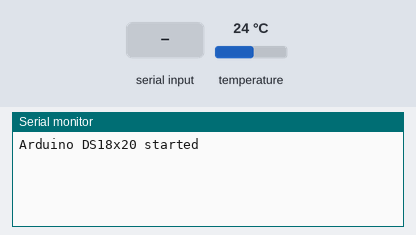
The sketch below on a simulated Arduino Uno, built with avr-gcc and run on an emulated ATmega328P. Shown: the last lines printed to the serial monitor. The test bench sets the inputs (shaded band); at power-on: temperature 24 °C.

Above: at 1.2 s.
1.3 s: "ReadC?\n" received over Serial
At 1.7 s:
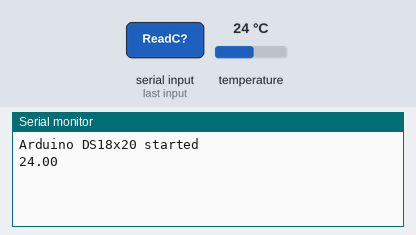
2.8 s: "Addresses?\n" received over Serial
At 4.0 s:
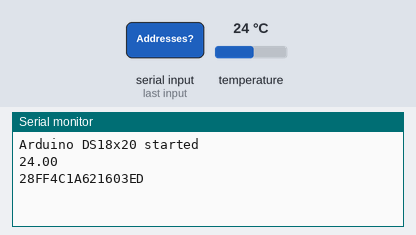
4.3 s: "90,45\n" received over Serial
At 4.7 s:
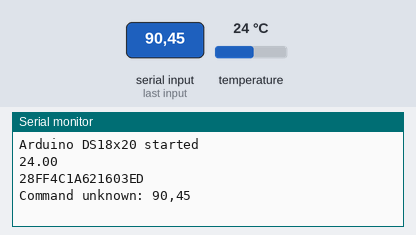
5.8 s: "0\n" received over Serial
At 6.9 s:
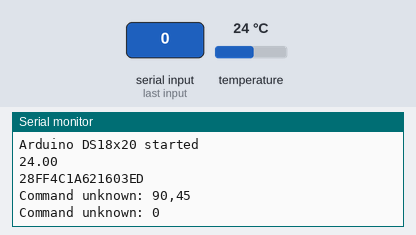
7.3 s: "1,90,45\n" received over Serial
At 8.3 s:
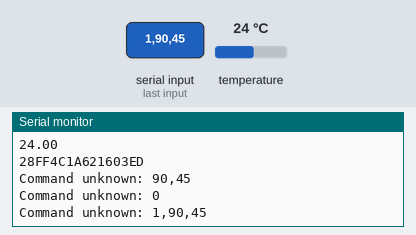

The sketch:

Logger-Arduino_DS18x20.ino
```cpp
// code taken from
// https://create.arduino.cc/projecthub/TheGadgetBoy/ds18b20-digital-temperature-sensor-and-arduino-9cc806
// https://draeger-it.blog/arduino-lektion-48-temperatursensor-ds18b20/

// created by Axel Fischer
// last version change: 06.09.21


/********************************************************************/
// First we include the libraries
#include <OneWire.h> // tested with version 2.3.5
#include <DallasTemperature.h> // tested with version 3.9.0


/********************************************************************/
// Data wire is plugged into pin 2 on the Arduino
#define ONE_WIRE_BUS 2
/********************************************************************/
// Setup a oneWire instance to communicate with any OneWire devices
// (not just Maxim/Dallas temperature ICs)
OneWire oneWire(ONE_WIRE_BUS);
/********************************************************************/
// Pass our oneWire reference to Dallas Temperature.
DallasTemperature sensors(&oneWire);
/********************************************************************/

String command;
int sensorCount;
bool waitForConversion;
DeviceAddress tempDeviceAddress;

void setup() {

  Serial.begin(9600);

  sensors.begin();

  sensorCount = sensors.getDS18Count();

  sensors.setWaitForConversion(false);
  Serial.println("Arduino DS18x20 started");

}

void loop() {

  if (waitForConversion == 0){
    sensors.requestTemperatures(); // updating the temperature whenever there is no request, so that the temperature is actual as possible if waitForConversion is switched off
  }

  if (Serial.available()) {
      command = Serial.readStringUntil('\n');

      if (command == "ReadC?") {
          if (waitForConversion == 1){
            sensors.requestTemperatures();
          }
          String response = "";
          for(int i=0;i<sensorCount;i++){

            if (i > 0) {
              response = response + ",";
              }

            response = response + sensors.getTempCByIndex(i);
            }
          Serial.println(response);

        }

      else if (command == "ReadF?") {
          if (waitForConversion == 1){
            sensors.requestTemperatures();
          }
          String response = "";
          for(int i=0;i<sensorCount;i++){

            if (i > 0) {
              response = response + ",";
              }

            response = response + sensors.getTempFByIndex(i);
            }
          Serial.println(response);
        }

        else if (command == "Sensors?") {
            sensorCount = sensors.getDS18Count();
            Serial.println(sensorCount);
        }

        else if (command == "Resolution?") {
            int res = sensors.getResolution();
            Serial.println(res);
        }

        else if (command.startsWith("Resolution=")) {

            int resolution = command.substring(command.indexOf('=')+1).toInt();

            for(int i=0;i<sensorCount;i++){
              char address = sensors.getAddress(tempDeviceAddress, i);
              int res = sensors.setResolution(tempDeviceAddress, resolution);

            }
            Serial.println(resolution);
        }

        else if (command == "Addresses?") {

            for(int i=0;i<sensorCount;i++){
              char address = sensors.getAddress(tempDeviceAddress, i);

              for (uint8_t i = 0; i < 8; i++)
                {
                  if (tempDeviceAddress[i] < 16) Serial.print("0");  // this adds a 0 before any hex number below 16 that is represented by a single character 0-f
                  Serial.print(tempDeviceAddress[i], HEX);
                }
              Serial.println();
            }

        }

       else if (command == "WaitForConversion?") {

             bool waitForConversion = sensors.getWaitForConversion();

             if (waitForConversion == true) {
               Serial.println("1");
             }
             else if (waitForConversion == false) {
               Serial.println("0");
             }
        }

        else if (command.startsWith("WaitForConversion=")) {

            int state = command.substring(command.indexOf('=')+1).toInt();

            if (state == 0) {
                sensors.setWaitForConversion(false);
                Serial.println(state);
            }
            else if (state == 1) {
              sensors.setWaitForConversion(true);
              Serial.println(state);
            }

            else {
              Serial.println("Given state is not defined for WaitForConversion");
            }


        }


        else {
          Serial.println("Command unknown: " + command);

        }


//      if (command.startsWith("Pin")) {
//          Serial.println(command);
//          String pin = command.substring(3);
//          Serial.println(pin.toInt());
//        }


  }


}
```

Measured:
- after the input at 1.3 s, the serial monitor: prints a new line at once (image 1)
- after the input at 2.8 s, the serial monitor: prints a new line at once (image 2)
- after the input at 4.3 s, the serial monitor: prints a new line at once (image 3)
- after the input at 5.8 s, the serial monitor: prints a new line at once (image 4)
- after the input at 7.3 s, the serial monitor: prints a new line at once (image 5)
